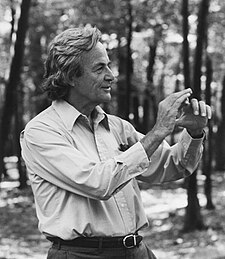
#> input picture Ex2/keisanki/image/RichardFeynman.jpg, 225 x 259 px, given in place of 5, which was not available
$ python sample3.py 5   (older library calls are emulated)
#> lines starting #> are read from the running program, lines starting #| are printed output that depends on the picture; pictures that were not available may be replaced by others from this repository, and a replacement may not be noted
#!/usr/bin/env python3

import cv2
import sys

print(sys.argv[1])
src_img = cv2.imread(sys.argv[1], cv2.IMREAD_GRAYSCALE)
#> src_img is the input picture: shape (259, 225); min 0, max 255, mean 120.5

tmp_img = cv2.Sobel (src_img, cv2.CV_32F, 1, 0)
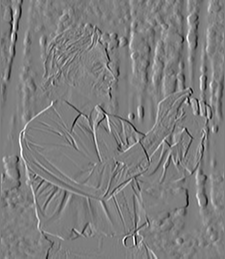
#> tmp_img: shape (259, 225) float32; min -949, max 962, mean -0.6; drawn with min black and max white
dst_img1 = cv2.convertScaleAbs (tmp_img)
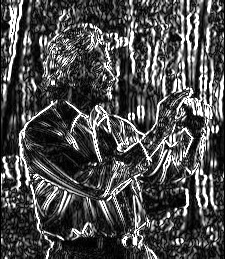
#> dst_img1: shape (259, 225); min 0, max 255, mean 76.1

tmp_img = cv2.Laplacian(src_img, cv2.CV_32F, 3)
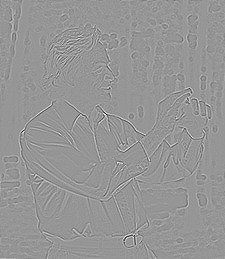
#> tmp_img: shape (259, 225) float32; min -719, max 502, mean 0; drawn with min black and max white
dst_img2 = cv2.convertScaleAbs (tmp_img)
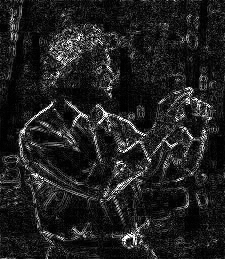
#> dst_img2: shape (259, 225); min 0, max 255, mean 31.9

tmp_img = cv2.Canny(src_img, cv2.CV_32F, 50.0, 200.0, 3)
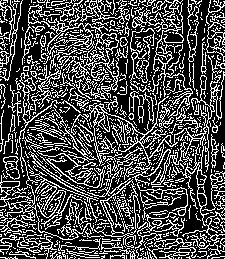
#> tmp_img: shape (259, 225); 30.3% white in thin lines or dots
dst_img3 = cv2.convertScaleAbs (tmp_img)

cv2.imshow("Original", src_img)
cv2.imshow("Sobel", dst_img1)
cv2.imshow("Laplace", dst_img2)
cv2.imshow("Canny", dst_img3)
cv2.waitKey(0)
cv2.destroyAllWindows()
